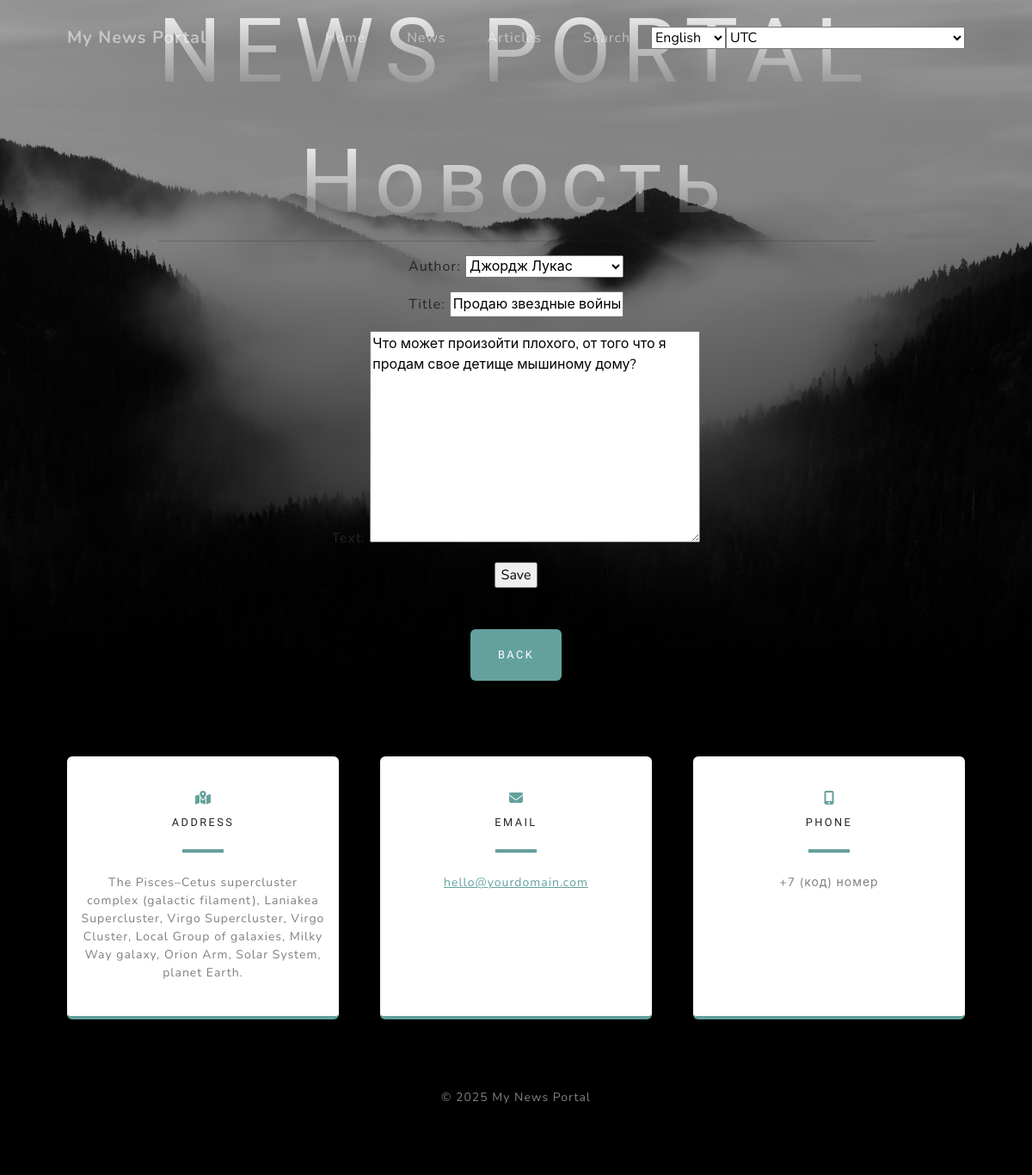
/news/3/update/ (signed in), run on the app's committed database.
### My_News_Portal/models.py (models this page shows, shortened)
class Post(models.Model):
    author = models.ForeignKey(Author, on_delete=models.CASCADE)
    NEWS = 'NW'
    ARTICLE = 'AR'
    CATEGORY = (
        (NEWS, 'Новость'),
        (ARTICLE, 'Статья'),
    )
    categoryType = models.CharField(max_length=2, choices=CATEGORY, default=NEWS)
    dateCreation = models.DateTimeField(auto_now_add=True)
    postCategory = models.ManyToManyField(Category, through='PostCategory')
    title = models.CharField(max_length=255)
    text = models.TextField()
    rating = models.IntegerField(default=0)

### My_News_Portal/views.py (the view)
# urls.py: path('news/<int:pk>/update/', NewsUpdate.as_view(), name='news_update'),
class NewsUpdate(PermissionRequiredMixin, UpdateView):
    permission_required = ('My_News_Portal.change_post',)
    form_class = PostForm
    model = Post
    template_name = 'news_edit.html'

### My_News_Portal/forms.py
class PostForm(forms.ModelForm):
    class Meta:
        model = Post
        fields = [
            'author',
            'title',
            'text',
        ]

### My_News_Portal/context_processors.py (called while the page is built)
def timezone_context(request):
    return {
        'timezones': pytz.common_timezones,
        'TIME_ZONE': timezone.get_current_timezone_name(),
    }

### My_News_Portal/models.py (called while the page is built)
    def __str__(self):
        return self.authorUser.username

### templates/news_edit.html (shortened to what this page needs)
{% extends 'flatpages/default.html' %}
{% block content %}
<h1>Новость</h1>
<hr>
<form action="" method="post">
    {{ form.as_p }}
    <input type="submit" value="Save" />
</form>
{% endblock content %}

### data on the page
Post: author "Джордж Лукас", title "Продаю звездные войны.", text "Что может произойти плохого, от того что я продам свое детище мышиному дому?"

### other printed values
form field language "English"
form field timezone "UTC"
